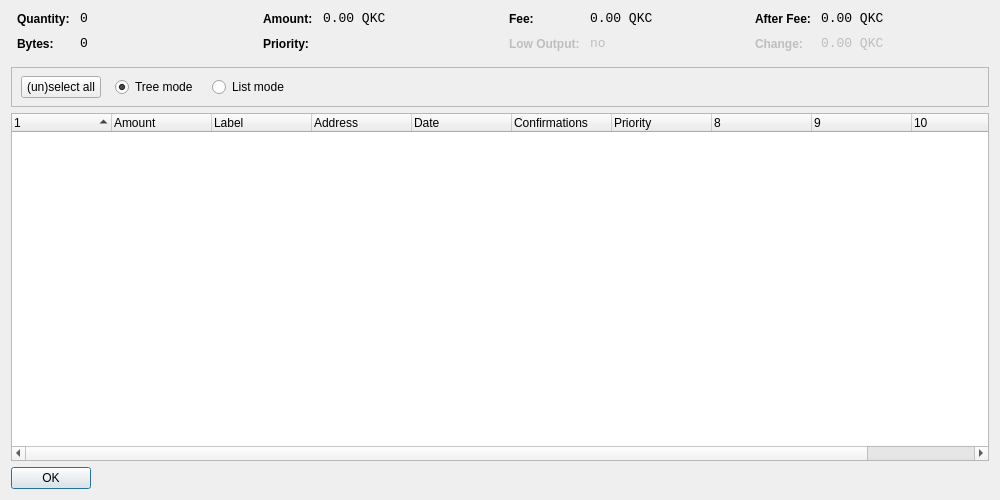
<?xml version="1.0" encoding="UTF-8"?>
<ui version="4.0">
 <class>CoinControlDialog</class>
 <widget class="QDialog" name="CoinControlDialog">
  <property name="geometry">
   <rect>
    <x>0</x>
    <y>0</y>
    <width>1000</width>
    <height>500</height>
   </rect>
  </property>
  <property name="windowTitle">
   <string>Coin Control</string>
  </property>
  <layout class="QVBoxLayout" name="verticalLayout">
   <item>
    <layout class="QHBoxLayout" name="horizontalLayoutTop" stretch="0,0,0,0">
     <property name="topMargin">
      <number>0</number>
     </property>
     <property name="bottomMargin">
      <number>10</number>
     </property>
     <item>
      <layout class="QFormLayout" name="formLayoutCoinControl1">
       <property name="horizontalSpacing">
        <number>10</number>
       </property>
       <property name="verticalSpacing">
        <number>10</number>
       </property>
       <property name="leftMargin">
        <number>6</number>
       </property>
       <property name="rightMargin">
        <number>6</number>
       </property>
       <item row="0" column="0">
        <widget class="QLabel" name="labelCoinControlQuantityText">
         <property name="styleSheet">
          <string notr="true">font-weight:bold;</string>
         </property>
         <property name="text">
          <string>Quantity:</string>
         </property>
        </widget>
       </item>
       <item row="0" column="1">
        <widget class="QLabel" name="labelCoinControlQuantity">
         <property name="font">
          <font>
           <family>Monospace</family>
           <pointsize>10</pointsize>
          </font>
         </property>
         <property name="cursor">
          <cursorShape>IBeamCursor</cursorShape>
         </property>
         <property name="contextMenuPolicy">
          <enum>Qt::ActionsContextMenu</enum>
         </property>
         <property name="text">
          <string notr="true">0</string>
         </property>
         <property name="textInteractionFlags">
          <set>Qt::LinksAccessibleByMouse|Qt::TextSelectableByKeyboard|Qt::TextSelectableByMouse</set>
         </property>
        </widget>
       </item>
       <item row="1" column="0">
        <widget class="QLabel" name="labelCoinControlBytesText">
         <property name="styleSheet">
          <string notr="true">font-weight:bold;</string>
         </property>
         <property name="text">
          <string>Bytes:</string>
         </property>
        </widget>
       </item>
       <item row="1" column="1">
        <widget class="QLabel" name="labelCoinControlBytes">
         <property name="font">
          <font>
           <family>Monospace</family>
           <pointsize>10</pointsize>
          </font>
         </property>
         <property name="cursor">
          <cursorShape>IBeamCursor</cursorShape>
         </property>
         <property name="contextMenuPolicy">
          <enum>Qt::ActionsContextMenu</enum>
         </property>
         <property name="text">
          <string notr="true">0</string>
         </property>
         <property name="textInteractionFlags">
          <set>Qt::LinksAccessibleByMouse|Qt::TextSelectableByKeyboard|Qt::TextSelectableByMouse</set>
         </property>
        </widget>
       </item>
      </layout>
     </item>
     <item>
      <layout class="QFormLayout" name="formLayoutCoinControl2">
       <property name="horizontalSpacing">
        <number>10</number>
       </property>
       <property name="verticalSpacing">
        <number>10</number>
       </property>
       <property name="leftMargin">
        <number>6</number>
       </property>
       <property name="rightMargin">
        <number>6</number>
       </property>
       <item row="0" column="0">
        <widget class="QLabel" name="labelCoinControlAmountText">
         <property name="styleSheet">
          <string notr="true">font-weight:bold;</string>
         </property>
         <property name="text">
          <string>Amount:</string>
         </property>
        </widget>
       </item>
       <item row="0" column="1">
        <widget class="QLabel" name="labelCoinControlAmount">
         <property name="font">
          <font>
           <family>Monospace</family>
           <pointsize>10</pointsize>
          </font>
         </property>
         <property name="cursor">
          <cursorShape>IBeamCursor</cursorShape>
         </property>
         <property name="contextMenuPolicy">
          <enum>Qt::ActionsContextMenu</enum>
         </property>
         <property name="text">
          <string notr="true">0.00 QKC</string>
         </property>
         <property name="textInteractionFlags">
          <set>Qt::LinksAccessibleByMouse|Qt::TextSelectableByKeyboard|Qt::TextSelectableByMouse</set>
         </property>
        </widget>
       </item>
       <item row="1" column="0">
        <widget class="QLabel" name="labelCoinControlPriorityText">
         <property name="styleSheet">
          <string notr="true">font-weight:bold;</string>
         </property>
         <property name="text">
          <string>Priority:</string>
         </property>
        </widget>
       </item>
       <item row="1" column="1">
        <widget class="QLabel" name="labelCoinControlPriority">
         <property name="font">
          <font>
           <family>Monospace</family>
           <pointsize>10</pointsize>
          </font>
         </property>
         <property name="cursor">
          <cursorShape>IBeamCursor</cursorShape>
         </property>
         <property name="contextMenuPolicy">
          <enum>Qt::ActionsContextMenu</enum>
         </property>
         <property name="text">
          <string/>
         </property>
         <property name="textInteractionFlags">
          <set>Qt::LinksAccessibleByMouse|Qt::TextSelectableByKeyboard|Qt::TextSelectableByMouse</set>
         </property>
        </widget>
       </item>
      </layout>
     </item>
     <item>
      <layout class="QFormLayout" name="formLayoutCoinControl3">
       <property name="horizontalSpacing">
        <number>10</number>
       </property>
       <property name="verticalSpacing">
        <number>10</number>
       </property>
       <property name="leftMargin">
        <number>6</number>
       </property>
       <property name="rightMargin">
        <number>6</number>
       </property>
       <item row="0" column="0">
        <widget class="QLabel" name="labelCoinControlFeeText">
         <property name="styleSheet">
          <string notr="true">font-weight:bold;</string>
         </property>
         <property name="text">
          <string>Fee:</string>
         </property>
        </widget>
       </item>
       <item row="0" column="1">
        <widget class="QLabel" name="labelCoinControlFee">
         <property name="font">
          <font>
           <family>Monospace</family>
           <pointsize>10</pointsize>
          </font>
         </property>
         <property name="cursor">
          <cursorShape>IBeamCursor</cursorShape>
         </property>
         <property name="contextMenuPolicy">
          <enum>Qt::ActionsContextMenu</enum>
         </property>
         <property name="text">
          <string notr="true">0.00 QKC</string>
         </property>
         <property name="textInteractionFlags">
          <set>Qt::LinksAccessibleByMouse|Qt::TextSelectableByKeyboard|Qt::TextSelectableByMouse</set>
         </property>
        </widget>
       </item>
       <item row="1" column="0">
        <widget class="QLabel" name="labelCoinControlLowOutputText">
         <property name="enabled">
          <bool>false</bool>
         </property>
         <property name="styleSheet">
          <string notr="true">font-weight:bold;</string>
         </property>
         <property name="text">
          <string>Low Output:</string>
         </property>
        </widget>
       </item>
       <item row="1" column="1">
        <widget class="QLabel" name="labelCoinControlLowOutput">
         <property name="enabled">
          <bool>false</bool>
         </property>
         <property name="font">
          <font>
           <family>Monospace</family>
           <pointsize>10</pointsize>
          </font>
         </property>
         <property name="cursor">
          <cursorShape>IBeamCursor</cursorShape>
         </property>
         <property name="contextMenuPolicy">
          <enum>Qt::ActionsContextMenu</enum>
         </property>
         <property name="text">
          <string notr="true">no</string>
         </property>
         <property name="textInteractionFlags">
          <set>Qt::LinksAccessibleByMouse|Qt::TextSelectableByKeyboard|Qt::TextSelectableByMouse</set>
         </property>
        </widget>
       </item>
      </layout>
     </item>
     <item>
      <layout class="QFormLayout" name="formLayoutCoinControl4">
       <property name="horizontalSpacing">
        <number>10</number>
       </property>
       <property name="verticalSpacing">
        <number>10</number>
       </property>
       <property name="leftMargin">
        <number>6</number>
       </property>
       <property name="rightMargin">
        <number>6</number>
       </property>
       <item row="0" column="0">
        <widget class="QLabel" name="labelCoinControlAfterFeeText">
         <property name="styleSheet">
          <string notr="true">font-weight:bold;</string>
         </property>
         <property name="text">
          <string>After Fee:</string>
         </property>
        </widget>
       </item>
       <item row="0" column="1">
        <widget class="QLabel" name="labelCoinControlAfterFee">
         <property name="font">
          <font>
           <family>Monospace</family>
           <pointsize>10</pointsize>
          </font>
         </property>
         <property name="cursor">
          <cursorShape>IBeamCursor</cursorShape>
         </property>
         <property name="contextMenuPolicy">
          <enum>Qt::ActionsContextMenu</enum>
         </property>
         <property name="text">
          <string notr="true">0.00 QKC</string>
         </property>
         <property name="textInteractionFlags">
          <set>Qt::LinksAccessibleByMouse|Qt::TextSelectableByKeyboard|Qt::TextSelectableByMouse</set>
         </property>
        </widget>
       </item>
       <item row="1" column="0">
        <widget class="QLabel" name="labelCoinControlChangeText">
         <property name="enabled">
          <bool>false</bool>
         </property>
         <property name="styleSheet">
          <string notr="true">font-weight:bold;</string>
         </property>
         <property name="text">
          <string>Change:</string>
         </property>
        </widget>
       </item>
       <item row="1" column="1">
        <widget class="QLabel" name="labelCoinControlChange">
         <property name="enabled">
          <bool>false</bool>
         </property>
         <property name="font">
          <font>
           <family>Monospace</family>
           <pointsize>10</pointsize>
          </font>
         </property>
         <property name="cursor">
          <cursorShape>IBeamCursor</cursorShape>
         </property>
         <property name="contextMenuPolicy">
          <enum>Qt::ActionsContextMenu</enum>
         </property>
         <property name="text">
          <string notr="true">0.00 QKC</string>
         </property>
         <property name="textInteractionFlags">
          <set>Qt::LinksAccessibleByMouse|Qt::TextSelectableByKeyboard|Qt::TextSelectableByMouse</set>
         </property>
        </widget>
       </item>
      </layout>
     </item>
    </layout>
   </item>
   <item>
    <widget class="QFrame" name="frame">
     <property name="minimumSize">
      <size>
       <width>0</width>
       <height>40</height>
      </size>
     </property>
     <property name="frameShape">
      <enum>QFrame::StyledPanel</enum>
     </property>
     <property name="frameShadow">
      <enum>QFrame::Sunken</enum>
     </property>
     <widget class="QWidget" name="horizontalLayoutWidget">
      <property name="geometry">
       <rect>
        <x>10</x>
        <y>0</y>
        <width>781</width>
        <height>41</height>
       </rect>
      </property>
      <layout class="QHBoxLayout" name="horizontalLayoutPanel" stretch="0,0,0,0,0">
       <property name="spacing">
        <number>14</number>
       </property>
       <item>
        <widget class="QPushButton" name="pushButtonSelectAll">
         <property name="sizePolicy">
          <sizepolicy hsizetype="Maximum" vsizetype="Fixed">
           <horstretch>0</horstretch>
           <verstretch>0</verstretch>
          </sizepolicy>
         </property>
         <property name="text">
          <string>(un)select all</string>
         </property>
        </widget>
       </item>
       <item>
        <widget class="QRadioButton" name="radioTreeMode">
         <property name="sizePolicy">
          <sizepolicy hsizetype="Maximum" vsizetype="Fixed">
           <horstretch>0</horstretch>
           <verstretch>0</verstretch>
          </sizepolicy>
         </property>
         <property name="text">
          <string>Tree mode</string>
         </property>
         <property name="checked">
          <bool>true</bool>
         </property>
        </widget>
       </item>
       <item>
        <widget class="QRadioButton" name="radioListMode">
         <property name="sizePolicy">
          <sizepolicy hsizetype="Maximum" vsizetype="Fixed">
           <horstretch>0</horstretch>
           <verstretch>0</verstretch>
          </sizepolicy>
         </property>
         <property name="text">
          <string>List mode</string>
         </property>
        </widget>
       </item>
       <item>
        <spacer name="horizontalSpacer">
         <property name="orientation">
          <enum>Qt::Horizontal</enum>
         </property>
         <property name="sizeHint" stdset="0">
          <size>
           <width>40</width>
           <height>20</height>
          </size>
         </property>
        </spacer>
       </item>
      </layout>
     </widget>
    </widget>
   </item>
   <item>
    <widget class="CoinControlTreeWidget" name="treeWidget">
     <property name="contextMenuPolicy">
      <enum>Qt::CustomContextMenu</enum>
     </property>
     <property name="sortingEnabled">
      <bool>false</bool>
     </property>
     <property name="columnCount">
      <number>11</number>
     </property>
     <attribute name="headerShowSortIndicator" stdset="0">
      <bool>true</bool>
     </attribute>
     <attribute name="headerStretchLastSection">
      <bool>false</bool>
     </attribute>
     <column>
      <property name="text">
       <string/>
      </property>
     </column>
     <column>
      <property name="text">
       <string>Amount</string>
      </property>
     </column>
     <column>
      <property name="text">
       <string>Label</string>
      </property>
     </column>
     <column>
      <property name="text">
       <string>Address</string>
      </property>
     </column>
     <column>
      <property name="text">
       <string>Date</string>
      </property>
     </column>
     <column>
      <property name="text">
       <string>Confirmations</string>
      </property>
      <property name="toolTip">
       <string>Confirmed</string>
      </property>
     </column>
     <column>
      <property name="text">
       <string>Priority</string>
      </property>
     </column>
     <column>
      <property name="text">
       <string/>
      </property>
     </column>
     <column>
      <property name="text">
       <string/>
      </property>
     </column>
     <column>
      <property name="text">
       <string/>
      </property>
     </column>
     <column>
      <property name="text">
       <string/>
      </property>
     </column>
    </widget>
   </item>
   <item>
    <widget class="QDialogButtonBox" name="buttonBox">
     <property name="sizePolicy">
      <sizepolicy hsizetype="Maximum" vsizetype="Fixed">
       <horstretch>0</horstretch>
       <verstretch>0</verstretch>
      </sizepolicy>
     </property>
     <property name="orientation">
      <enum>Qt::Horizontal</enum>
     </property>
     <property name="standardButtons">
      <set>QDialogButtonBox::Ok</set>
     </property>
    </widget>
   </item>
  </layout>
 </widget>
 <customwidgets>
  <customwidget>
   <class>CoinControlTreeWidget</class>
   <extends>QTreeWidget</extends>
   <header>coincontroltreewidget.h</header>
  </customwidget>
 </customwidgets>
 <resources/>
 <connections/>
</ui>
